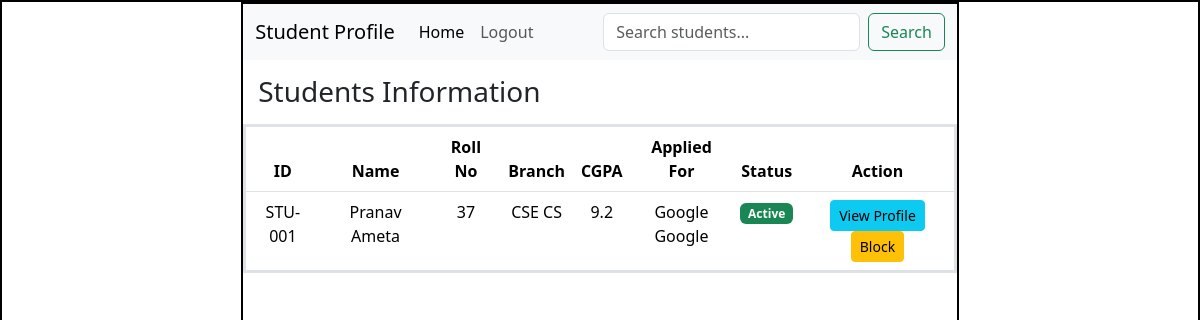
The page /admin/students (signed in) on the database its author committed.
### application/models.py (models this page shows)
class User(db.Model):
    __tablename__ = "user"
    id = db.Column(db.Integer(), primary_key=True)
    username = db.Column(db.String(), unique=True, nullable=False)
    email = db.Column(db.String(), unique=True, nullable=False)
    password = db.Column(db.String(), nullable=False)
    role = db.Column(db.String(), nullable=False)
    status = db.Column(db.String(), default="active")

class StudentProfile(db.Model):
    __tablename__ = "student_profile"
    id = db.Column(db.Integer(), primary_key=True)
    user_id = db.Column(db.Integer(), db.ForeignKey('user.id'))
    name = db.Column(db.String())
    cgpa = db.Column(db.Float())
    roll_no = db.Column(db.String())
    contact_no = db.Column(db.String())
    branch = db.Column(db.String())
    summary = db.Column(db.String())
    skills = db.Column(db.String())
    resume = db.Column(db.String())

class Company(db.Model):
    __tablename__ = "company"
    id = db.Column(db.Integer(), primary_key=True)
    user_id = db.Column(db.Integer(), db.ForeignKey('user.id'))
    company_name = db.Column(db.String(), nullable=False)
    registration_no = db.Column(db.String(), unique=True)
    overview = db.Column(db.String())
    location = db.Column(db.String())
    services = db.Column(db.String())
    hr_contact = db.Column(db.String())
    website = db.Column(db.String())
    status = db.Column(db.String(), default='pending')

### application/controllers.py (the view)
@app.route("/admin/students")
def admin_students():
    if session.get("role") != "admin":
        return "Unauthorized"
    students = User.query.filter_by(role="student").all()
    profiles = {p.user_id: p for p in StudentProfile.query.all()}
    apps = Application.query.all()
    drives = {d.id: d for d in PlacementDrive.query.all()}
    companies = {c.id: c for c in Company.query.all()}
    return render_template(
        "admin_students.html",
        students=students,
        profiles=profiles,
        apps=apps,
        drives=drives,
        companies=companies
    )

### templates/admin_students.html (shortened to what this page needs)
<!DOCTYPE html>
<html lang="en">
<head>
    <link rel="stylesheet" href="/static/style.css">
    <link href="https://cdn.jsdelivr.net/npm/bootstrap@5.3.8/dist/css/bootstrap.min.css" rel="stylesheet">
</head>
<body>
    <div id="main">
        <div id="canvas">
            <nav class="navbar navbar-expand-lg bg-body-tertiary">
                <div class="container-fluid">
                    <a class="navbar-brand">Student Profile</a>
                    <ul class="navbar-nav me-auto">
                        <li class="nav-item">
                            <a class="nav-link active"
                                href="{% if session.get('role') == 'admin' %}
                                    /admin/dashboard
                            {% elif session.get('role') == 'company' %}
                                    /company/dashboard
                            {% else %}
                                    /student/dashboard
                            {% endif %}">
                                Home
                                </a>
                        </li>
                        <li class="nav-item">
                                <a class="nav-link" href="/logout">Logout</a>
                        </li>
                    </ul>
                    <form class="d-flex ms-auto" method="GET" action="/admin/search">
                        <input class="form-control me-2"
                            type="search"
                            name="q"
                            placeholder="Search students...">
                        <button class="btn btn-outline-success" type="submit">
                            Search
                        </button>
                    </form>
                </div>
            </nav>
            <div id="content">
                <h3 class="headings">Students Information</h3>
                <table class="table text-center border border-3">
                    <thead>
                        <tr>
                            <th>ID</th>
                            <th>Name</th>
                            <th>Roll No</th>
                            <th>Branch</th>
                            <th>CGPA</th>
                            <th>Applied For</th>
                            <th>Status</th>
                            <th>Action</th>
                        </tr>
                    </thead>
                    <tbody>
                        {% for s in students %}
                        <tr>
                            <td>STU-{{ "%03d"|format(s.id - 1) }}</td>
                            <td>{{ profiles[s.id].name or s.username }}</td>
                            <td>{{ profiles[s.id].roll_no }}</td>
                            <td>{{ profiles[s.id].branch }}</td>
                            <td>{{ profiles[s.id].cgpa }}</td>
                            <td>
                                {% for app in apps if app.student_id == s.id %}
                                    {{ companies[drives[app.drive_id].company_id].company_name }}<br>
                                {% endfor %}
                            </td>
                            <td>
                                {% if s.status == "active" %}
                                    <span class="badge bg-success">Active</span>
                                {% else %}
                                    <span class="badge bg-secondary">Blocked</span>
                                {% endif %}
                            </td>
                            <td>
                                <a href="/student/profile/{{ s.id }}" class="btn btn-info btn-sm">
                                    View Profile
                                </a>
                                <a href="/admin/student/toggle/{{ s.id }}"
                                class="btn btn-warning btn-sm">
                                    {% if s.status == "active" %}
                                        Block
                                    {% else %}
                                        Unblock
                                    {% endif %}
                                </a>
                            </td>
                        </tr>
                        {% endfor %}
                    </tbody>
                </table>
            </div>
        </div>
    </div>
</body>
</html>

### static/style.css (style rules this page uses)
* { margin:0px; }
#main, #canvas { border: 2px solid black; }
#canvas { width:60%; height:780px; margin:auto; }
.headings { margin: 10px; padding: 5px; margin-top: 10px; }

### rows shown on the page
User: id "001", id.cgpa "9.2", status "Active"
StudentProfile: name "Pranav Ameta", roll_no "37", branch "CSE CS"
Company: company_name "Google"
